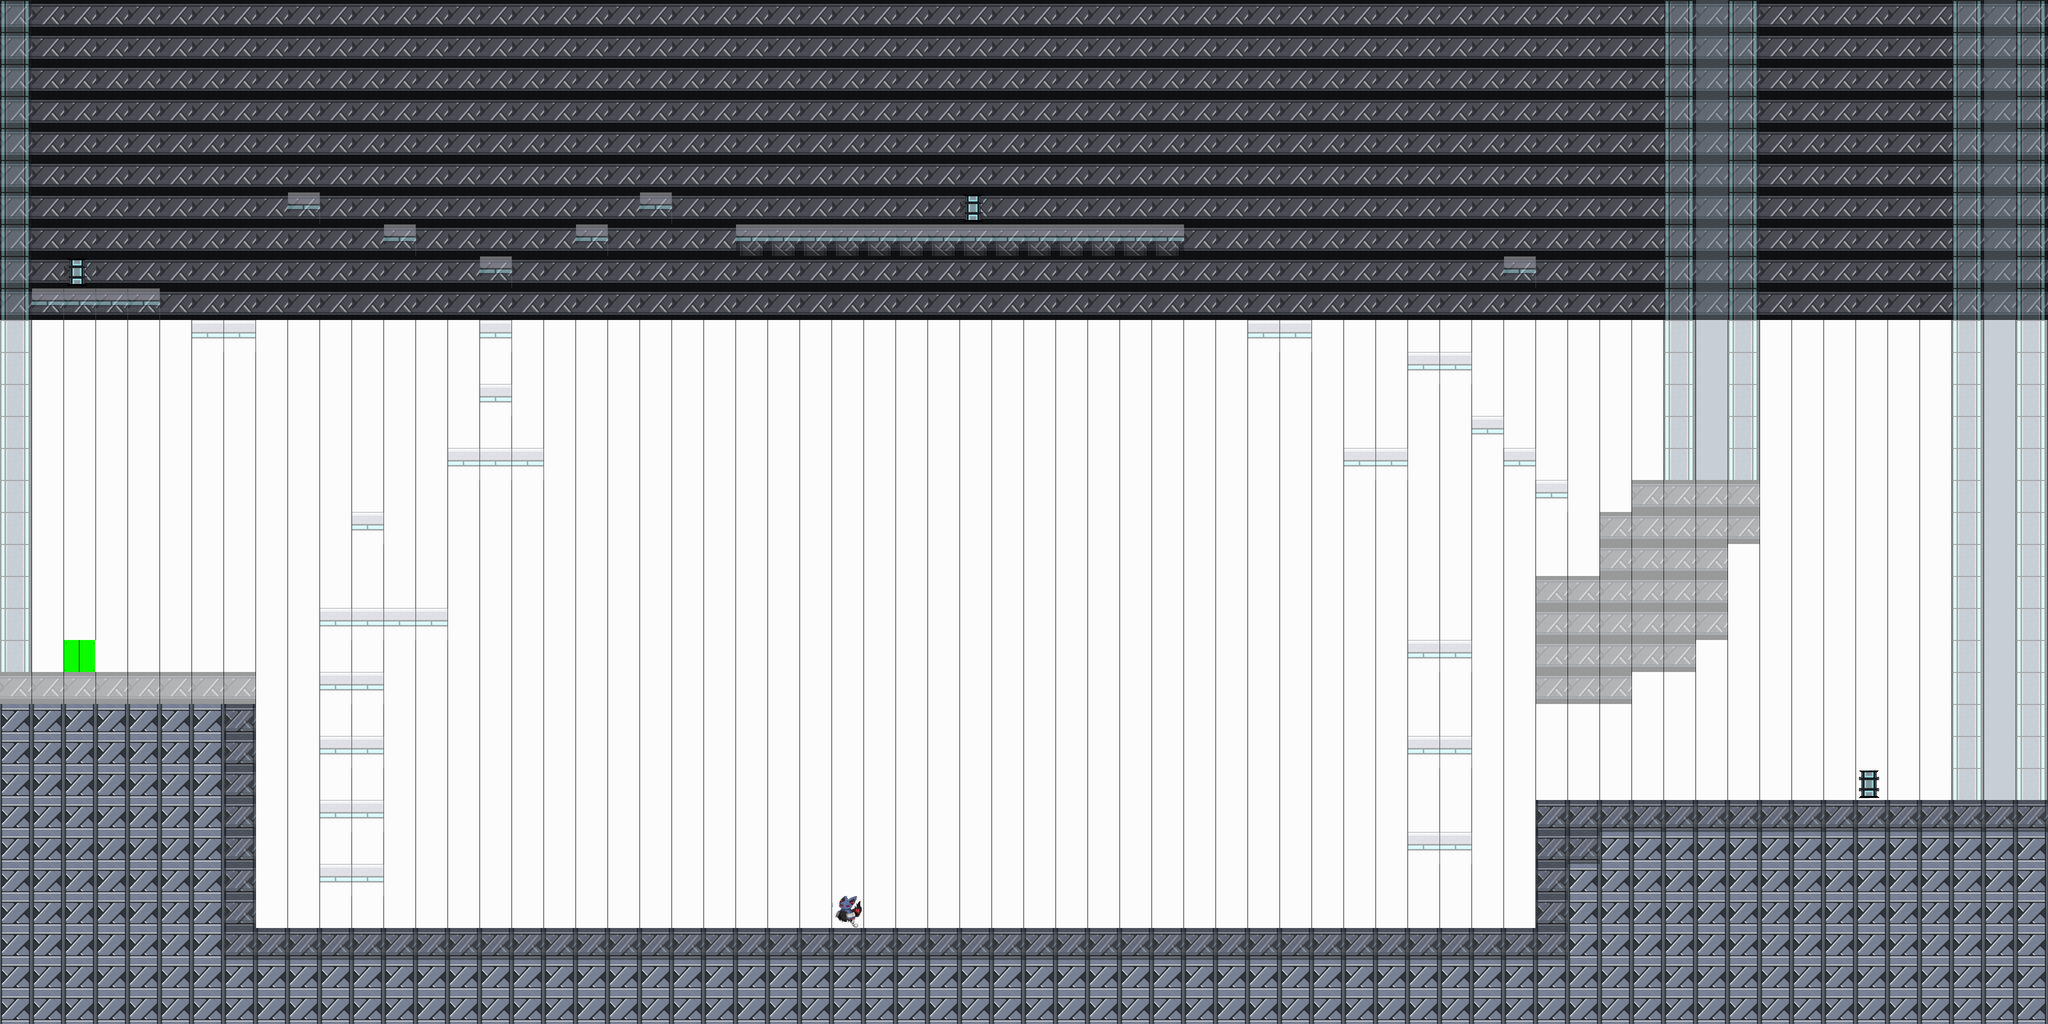

This game map was drawn from its Tiled (.tmx) file and the tilesets committed beside it. A one-line description and the trimmed map source follow:
An orthogonal 64x32 tile map with 64x64 px tiles, 4 tile layers (背景, 地形, アイテム, 敵), 4 tilesets.

<map version="1.4" tiledversion="1.4.2" orientation="orthogonal" renderorder="right-down" width="64" height="32" tilewidth="64" tileheight="64" infinite="0" nextlayerid="5" nextobjectid="1">
 <editorsettings>
  <export target="." format="csv" />
 </editorsettings>
 <tileset firstgid="1" name="back_chip00" tilewidth="64" tileheight="64" tilecount="32" columns="8">
  <image source="back_chip00.png" width="512" height="256" />
 </tileset>
 <tileset firstgid="33" name="terrin_chip00" tilewidth="64" tileheight="64" tilecount="32" columns="8">
  <image source="terrin_chip00.png" width="512" height="256" />
 </tileset>
 <tileset firstgid="65" name="enemy_chip00" tilewidth="64" tileheight="64" tilecount="8" columns="8">
  <image source="enemy_chip00.png" width="512" height="64" />
 </tileset>
 <tileset firstgid="73" name="item_chip02" tilewidth="64" tileheight="64" tilecount="8" columns="8">
  <image source="item_chip02.png" width="512" height="64" />
 </tileset>
 <layer id="1" name="背景" width="64" height="32" opacity="0.99">
  <data>[2048 cells, 2048 non-empty, 4 distinct tile ids]</data>
 </layer>
 <layer id="2" name="地形" width="64" height="32" opacity="0.42">
  <data>[2048 cells, 310 non-empty, 5 distinct tile ids]</data>
 </layer>
 <layer id="4" name="アイテム" width="64" height="32">
  <data>[2048 cells, 0 non-empty, 0 distinct tile ids]</data>
 </layer>
 <layer id="3" name="敵" width="64" height="32">
  <data>[2048 cells, 4 non-empty, 2 distinct tile ids]</data>
 </layer>
</map>